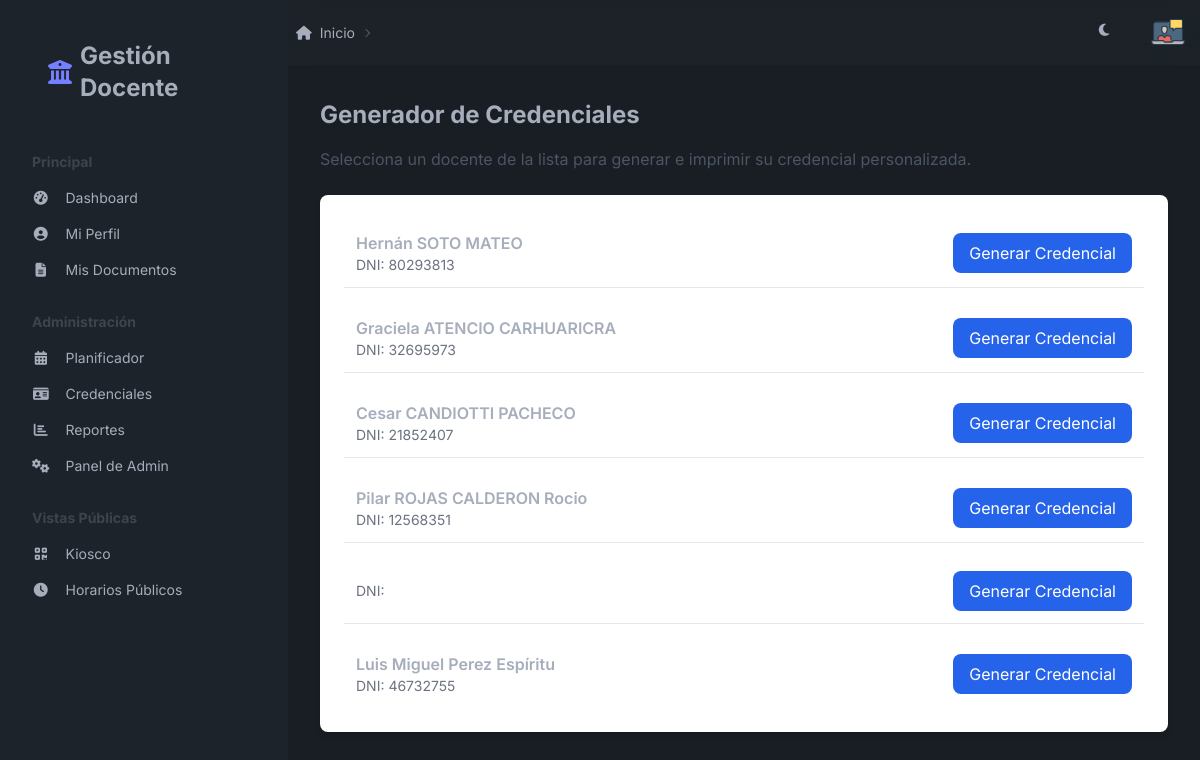
The app's page /credenciales/ (signed in) with its own data.
### core/models.py (models this page shows, shortened)
class Docente(AbstractUser):
    DISPONIBILIDAD_CHOICES = [('COMPLETO', 'Tiempo Completo (Mañana y Tarde)'), ('MANANA', 'Solo Mañana'), ('TARDE', 'Solo Tarde')]
    dni = models.CharField(max_length=8, unique=True, db_index=True)
    especialidades = models.ManyToManyField(Especialidad, related_name="docentes")
    disponibilidad = models.CharField(max_length=20, choices=DISPONIBILIDAD_CHOICES, default='COMPLETO')
    id_qr = models.UUIDField(default=uuid.uuid4, editable=False, unique=True)
    foto = models.ImageField(upload_to='fotos_docentes/', null=True, blank=True, default='fotos_docentes/placeholder.png')

### core/views.py (the view)
# urls.py: path('credenciales/', views.lista_docentes_credenciales, name='lista_credenciales'),
@staff_member_required
def lista_docentes_credenciales(request):
    docentes = PersonalDocente.objects.all()
    return render(request, 'lista_credenciales.html', {'docentes': docentes})

### templates/lista_credenciales.html (shortened to what this page needs)
{% extends 'base.html' %}
{% block content %}
    <h1 class="text-2xl font-bold mb-4">Generador de Credenciales</h1>
    <p class="mb-6 text-gray-600">Selecciona un docente de la lista para generar e imprimir su credencial personalizada.</p>
    <div class="bg-white p-6 rounded-lg shadow-md">
        <ul class="space-y-4">
            {% for docente in docentes %}
                <li class="flex items-center justify-between p-3 border-b last:border-b-0">
                    <div>
                        <p class="font-semibold">{{ docente.first_name }} {{ docente.last_name }}</p>
                        <p class="text-sm text-gray-500">DNI: {{ docente.dni }}</p>
                    </div>
                    <a href="{% url 'generar_credencial' docente.id %}" target="_blank" class="bg-blue-600 text-white px-4 py-2 rounded-lg hover:bg-blue-700 transition">
                        Generar Credencial
                    </a>
                </li>
            {% empty %}
                <li>No hay docentes registrados.</li>
            {% endfor %}
        </ul>
    </div>
{% endblock %}

### templates/base.html (shortened to what this page needs)
{% load static %} <!DOCTYPE html>
<html lang="es" data-theme="dark"> <head>
    <link href="https://cdn.jsdelivr.net/npm/daisyui@4.7.2/dist/full.min.css" rel="stylesheet" type="text/css" />
    <script src="https://cdn.tailwindcss.com"></script>
    <link rel="stylesheet" href="https://cdnjs.cloudflare.com/ajax/libs/font-awesome/6.5.1/css/all.min.css">
</head>
<body class="bg-base-200">
    <div class="drawer lg:drawer-open">
        <div class="drawer-content flex flex-col bg-base-200">
            <div class="navbar bg-base-100/80 backdrop-blur-md sticky top-0 z-30 shadow-sm hidden lg:flex border-b border-base-300/50">
                <div class="flex-1">
                    <div class="text-sm breadcrumbs">
                        <ul>
                          <li><a><i class="fas fa-home mr-2"></i> Inicio</a></li>
                          <li><a>{% block breadcrumb %}{% endblock %}</a></li>
                        </ul>
                    </div>
                </div>
                <div class="flex-none gap-4">
                    <label class="swap swap-rotate btn btn-ghost btn-circle">
                        <i class="fas fa-moon swap-off fill-current w-5 h-5 transition-transform duration-300 ease-in-out"></i>
                    </label>
                    <div class="dropdown dropdown-end">
                        <label tabindex="0" class="btn btn-ghost btn-circle avatar">
                            <div class="w-10 rounded-full ring-2 ring-offset-2 ring-offset-base-100 ring-transparent hover:ring-primary transition-shadow duration-300">
                                <img src="{% if user.foto %}{{ user.foto.url }}{% else %}{% static 'placeholder.png' %}{% endif %}" />
                            </div>
                        </label>
                    </div>
                </div>
            </div>
            <main class="flex-1 p-6 lg:p-8 animate-fade-in">
                {% block content %}
                {% endblock %}
            </main>
        </div>
        <div class="drawer-side">
            <ul class="menu p-4 w-72 min-h-full bg-base-100 text-base-content">
                <li class="text-2xl font-bold p-4 mb-4">
                    <a href="{% url 'dashboard' %}" class="hover:text-primary transition-colors duration-300">
                        <i class="fas fa-university text-primary"></i>
                        Gestión Docente
                    </a>
                </li>
                <li class="menu-title"><span class="opacity-60">Principal</span></li>
                <li><a href="{% url 'dashboard' %}" class="group transition-all duration-300"><i class="fas fa-tachometer-alt fa-fw mr-2 group-hover:text-primary transition-colors duration-300"></i> Dashboard</a></li>
                <li><a href="{% url 'perfil' %}" class="group transition-all duration-300"><i class="fas fa-user-circle fa-fw mr-2 group-hover:text-primary transition-colors duration-300"></i> Mi Perfil</a></li>
                <li><a href="{% url 'lista_documentos' %}" class="group transition-all duration-300"><i class="fas fa-file-alt fa-fw mr-2 group-hover:text-primary transition-colors duration-300"></i> Mis Documentos</a></li>
                {% if user.is_staff %}
                <li class="menu-title"><span class="opacity-60 pt-4">Administración</span></li>
                <li><a href="{% url 'planificador_horarios' %}" class="group transition-all duration-300"><i class="fas fa-calendar-alt fa-fw mr-2 group-hover:text-primary transition-colors duration-300"></i> Planificador</a></li>
                <li><a href="{% url 'lista_credenciales' %}" class="group transition-all duration-300"><i class="fas fa-id-card fa-fw mr-2 group-hover:text-primary transition-colors duration-300"></i> Credenciales</a></li>
                <li><a href="{% url 'reporte_asistencia' %}" class="group transition-all duration-300"><i class="fas fa-chart-bar fa-fw mr-2 group-hover:text-primary transition-colors duration-300"></i> Reportes</a></li>
                <li><a href="/admin" target="_blank" class="group transition-all duration-300"><i class="fas fa-cogs fa-fw mr-2 group-hover:text-primary transition-colors duration-300"></i> Panel de Admin</a></li>
                {% endif %}
                <li class="menu-title"><span class="opacity-60 pt-4">Vistas Públicas</span></li>
                <li><a href="{% url 'kiosco_page' %}" target="_blank" class="group transition-all duration-300"><i class="fas fa-qrcode fa-fw mr-2 group-hover:text-primary transition-colors duration-300"></i> Kiosco</a></li>
                <li><a href="{% url 'vista_publica_horarios' %}" class="group transition-all duration-300"><i class="fas fa-clock fa-fw mr-2 group-hover:text-primary transition-colors duration-300"></i> Horarios Públicos</a></li>
            </ul>
        </div>
    </div>
</body>
</html>

### templates/base.html (style rules this page uses)
body { font-family: 'Inter', sans-serif; }
.animate-fade-in { animation: fadeIn 0.5s ease-out forwards; }

### records on screen
Docente: foto (placeholder picture)
Docente: first_name "Hernán", last_name "SOTO MATEO", dni "80293813"
Docente: first_name "Graciela", last_name "ATENCIO CARHUARICRA", dni "32695973"
Docente: first_name "Cesar", last_name "CANDIOTTI PACHECO", dni "21852407"
Docente: first_name "Pilar", last_name "ROJAS CALDERON Rocio", dni "12568351"
Docente: first_name "Luis Miguel", last_name "Perez Espíritu", dni "46732755"
